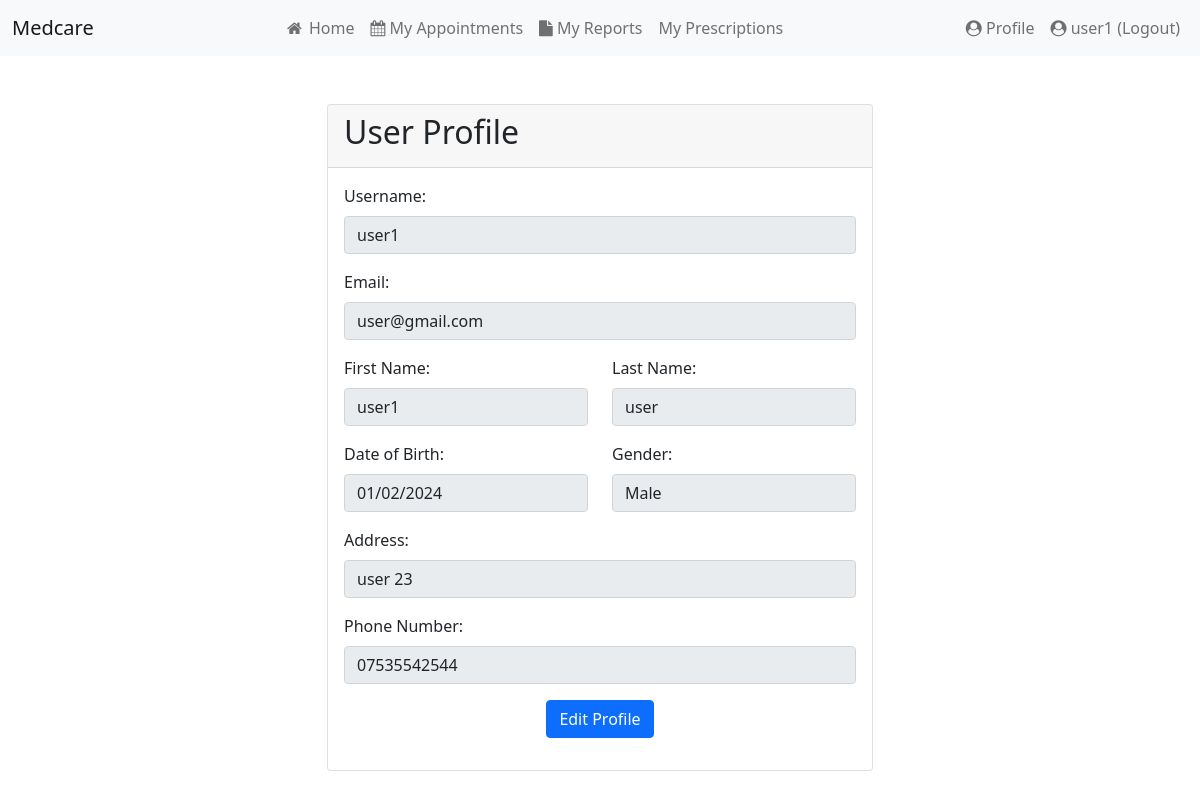
/profile.php (signed in), run on the app's committed database.
### tables this page shows
CREATE TABLE `users` (
  `user_id` int(255) NOT NULL,
  `username` varchar(50) NOT NULL,
  `password` varchar(255) NOT NULL,
  `email` varchar(255) NOT NULL,
  `first_name` char(50) NOT NULL,
  `last_name` char(50) NOT NULL,
  `security_question` varchar(255) NOT NULL,
  `security_answer` varchar(255) NOT NULL,
  `role` char(20) NOT NULL
);

CREATE TABLE `patients` (
  `patient_id` int(11) NOT NULL,
  `user_id` int(255) NOT NULL,
  `first_name` varchar(100) NOT NULL,
  `last_name` varchar(100) NOT NULL,
  `gender` varchar(50) NOT NULL,
  `DOB` date NOT NULL,
  `address` varchar(255) NOT NULL,
  `phone_number` varchar(11) NOT NULL
);

### src/profile.php (the view, shortened to what this page needs)
<?php
$user_id = $_SESSION['user_id'];
$conn = getDatabase();
$stmt = $conn->prepare("SELECT * FROM users WHERE user_id = :user_id");
$stmt->bindParam(':user_id', $user_id);
$stmt->execute();
$user = $stmt->fetch(PDO::FETCH_ASSOC);
$stmt = $conn->prepare("SELECT * FROM patients WHERE user_id = :user_id");
$stmt->bindParam(':user_id', $user_id);
$stmt->execute();
$patient = $stmt->fetch(PDO::FETCH_ASSOC);
$dob = date('d/m/Y', strtotime($patient['DOB']));
?>
<!DOCTYPE html>
<html lang="en">
<head>
    <link rel="stylesheet" href="https://cdn.jsdelivr.net/npm/bootstrap@5.0.2/dist/css/bootstrap.min.css">
    <link rel="stylesheet" href="https://cdnjs.cloudflare.com/ajax/libs/font-awesome/4.7.0/css/font-awesome.min.css">
</head>
<body>
    <?php include 'header.php'; ?>
    <div class="container mt-5">
        <div class="row justify-content-center">
            <div class="col-md-6">
                <div class="card">
                    <div class="card-header">
                        <h2 class="card-title">User Profile</h2>
                    </div>
                    <div class="card-body">
                        <div class="mb-3">
                            <label for="username" class="form-label">Username:</label>
                            <input type="text" id="username" class="form-control" value="<?php echo $user['username']; ?>" readonly>
                        </div>
                        <div class="mb-3">
                            <label for="email" class="form-label">Email:</label>
                            <input type="email" id="email" class="form-control" value="<?php echo $user['email']; ?>" readonly>
                        </div>
                        <div class="mb-3">
                            <div class="row">
                                <div class="col">
                                    <label for="first-name" class="form-label">First Name:</label>
                                    <input type="text" id="first-name" class="form-control" value="<?php echo $user['first_name']; ?>" readonly>
                                </div>
                                <div class="col">
                                    <label for="last-name" class="form-label">Last Name:</label>
                                    <input type="text" id="last-name" class="form-control" value="<?php echo $user['last_name']; ?>" readonly>
                                </div>
                            </div>
                        </div>
                        <div class="mb-3">
                            <div class="row">
                                <div class="col">
                                    <label for="dob" class="form-label">Date of Birth:</label>
                                    <input type="text" id="dob" class="form-control" value="<?php echo $dob; ?>" readonly>
                                </div>
                                <div class="col">
                                    <label for="gender" class="form-label">Gender:</label>
                                    <input type="text" id="gender" class="form-control" value="<?php echo $patient['gender']; ?>" readonly>
                                </div>
                            </div>
                        </div>
                        <div class="mb-3">
                        <div class="mb-3">
                            <label for="address" class="form-label">Address:</label>
                            <input type="text" id="address" class="form-control" value="<?php echo $patient['address']; ?>" readonly>
                        </div>
                        <div class="mb-3">
                            <label for="phone" class="form-label">Phone Number:</label>
                            <input type="text" id="phone" class="form-control" value="<?php echo $patient['phone_number']; ?>" readonly>
                        </div>
                        <div class="text-center">
                            <a href="edit_profile.php" class="btn btn-primary">Edit Profile</a>
                        </div>
                    </div>
                </div>
            </div>
        </div>
    </div>
</body>
</html>

### data on the page
users: username "user1", email "user@gmail.com", first_name "user1", last_name "user"
patients: DOB "01/02/2024", gender "Male", address "user 23", phone_number "07535542544"

### other printed values
$first_name "user1"
